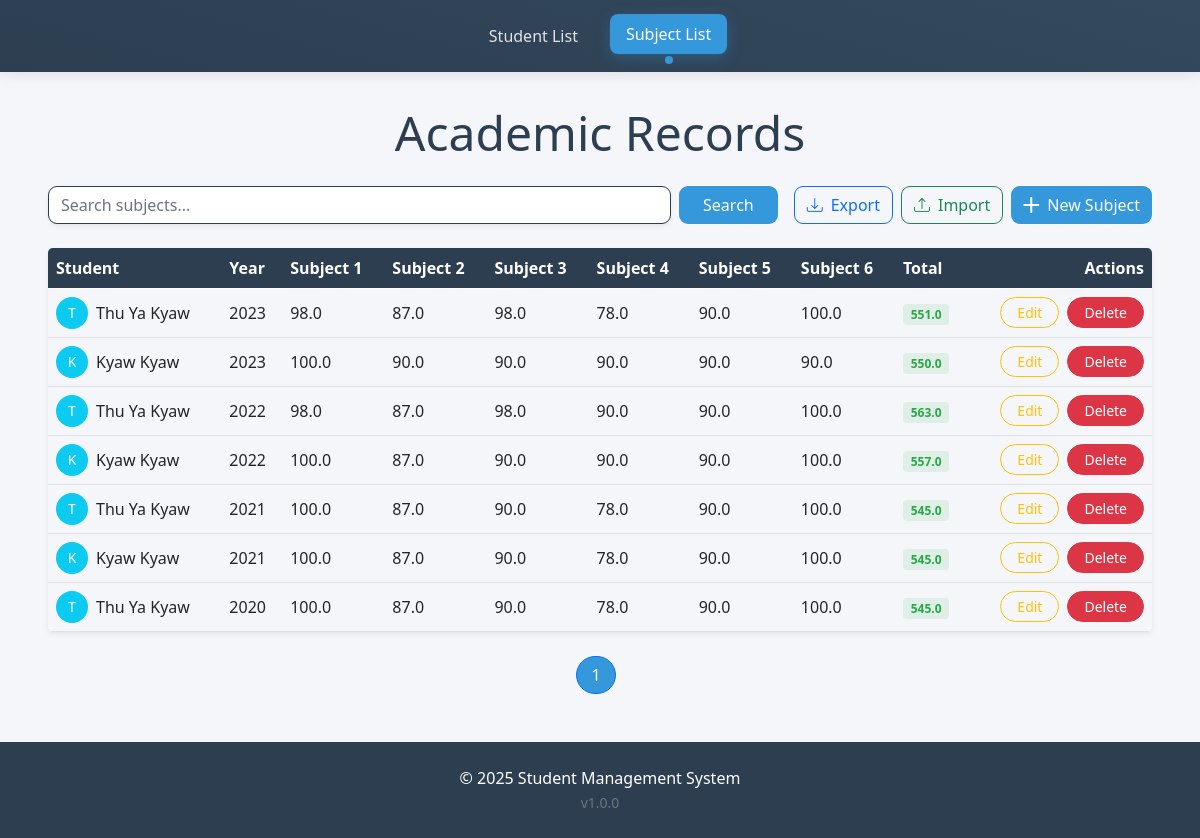
Page /management/subjects/ on the committed database.
### student_app/models.py (models this page shows, shortened)
class Subject(models.Model):
    student = models.ForeignKey(Student, on_delete=models.CASCADE)
    year = models.IntegerField()
    subject1_marks = models.FloatField()
    subject2_marks = models.FloatField()
    subject3_marks = models.FloatField()
    subject4_marks = models.FloatField()
    subject5_marks = models.FloatField()
    subject6_marks = models.FloatField()
    @property
    def total_marks(self):
        return self.subject1_marks + self.subject2_marks + self.subject3_marks + self.subject4_marks + self.subject5_marks + self.subject6_marks

class Student(models.Model):
    name = models.CharField(max_length=100)
    dob = models.DateField()  # Date of Birth
    nrc = models.CharField(max_length=50, unique=True)  # National Registration Card number (assuming it's unique)
    father_name = models.CharField(max_length=100)
    mother_name = models.CharField(max_length=100)
    phone = models.CharField(max_length=15)  # Phone number
    address = models.TextField()  # Long address details
    grade = models.CharField(max_length=10)  # Grade (A, B, etc.)
    country = models.CharField(max_length=100)
    class Meta:
        verbose_name = "Student"
        verbose_name_plural = "Students"

### student_app/views.py (the view)
# urls.py: path('subjects/', views.subject_list, name='subject_list'),
def subject_list(request):
    query = request.GET.get('q', '')  # Get the search query from the URL
    subjects = Subject.objects.all()
    if query:
        subjects = subjects.filter(student__name__icontains=query)  # Filter subjects by student name
    paginator = Paginator(subjects, 10)
    page_number = request.GET.get('page')
    page_obj = paginator.get_page(page_number)
    return render(request, 'subject/subject_list.html', {'page_obj': page_obj, 'query': query})

### templates/subject/subject_list.html (shortened to what this page needs)
{% extends 'base.html' %}
{% block content %}
<div class="container-main">
  <h2 class="display-5 text-center mb-4" style="color: var(--primary-color);">Academic Records</h2>
  <div class="d-flex flex-column flex-md-row justify-content-between gap-3 mb-4">
    <form method="get" class="d-flex gap-2 flex-grow-1">
      <input type="text" name="q" value="{{ query }}" placeholder="Search subjects..."
        class="form-control search-input shadow-sm" style="border-radius: 9px; border: 1px solid var(--primary-color);">
      <button type="submit" class="btn btn-primary px-4"
        style="border-radius: 9px; background: var(--secondary-color); border: none;">
        Search
      </button>
    </form>
    <div class="d-flex gap-2 justify-content-end">
      <a href="{% url 'export_subjects' %}" class="btn btn-outline-primary d-flex align-items-center gap-2"
        style="border-radius: 9px;">
        <i class="bi bi-download"></i> Export
      </a>
      <a href="{% url 'import_subjects' %}" class="btn btn-outline-success d-flex align-items-center gap-2"
        style="border-radius: 9px;">
        <i class="bi bi-upload"></i> Import
      </a>
      <a href="{% url 'create_subject' %}" class="btn btn-primary d-flex align-items-center gap-2"
        style="border-radius: 9px; background: var(--secondary-color); border: none;">
        <i class="bi bi-plus-lg"></i> New Subject
      </a>
    </div>
  </div>
  <div class="table-responsive rounded-3 shadow-sm d-none d-md-block">
    <table class="table table-hover align-middle mb-0">
      <thead class="sticky-top" style="background: var(--primary-color); color: white;">
        <tr>
          <th>Student</th>
          <th>Year</th>
          <th>Subject 1</th>
          <th>Subject 2</th>
          <th>Subject 3</th>
          <th>Subject 4</th>
          <th>Subject 5</th>
          <th>Subject 6</th>
          <th>Total</th>
          <th class="text-end">Actions</th>
        </tr>
      </thead>
      <tbody>
        {% for subject in page_obj %}
        <tr>
          <td>
            <div class="d-flex align-items-center gap-2">
              <div class="avatar-sm bg-info text-white rounded-circle d-flex align-items-center justify-content-center">
                {{ subject.student.name|first }}
              </div>
              {{ subject.student.name }}
            </div>
          </td>
          <td>{{ subject.year }}</td>
          <td class="{% if subject.subject1_marks < 40 %}text-danger{% endif %}">
            {{ subject.subject1_marks }}
          </td>
          <td class="{% if subject.subject2_marks < 40 %}text-danger{% endif %}">
            {{ subject.subject2_marks }}
          </td>
          <td class="{% if subject.subject3_marks < 40 %}text-danger{% endif %}">
            {{ subject.subject3_marks }}
          </td>
          <td class="{% if subject.subject4_marks < 40 %}text-danger{% endif %}">
            {{ subject.subject4_marks }}
          </td>
          <td class="{% if subject.subject5_marks < 40 %}text-danger{% endif %}">
            {{ subject.subject5_marks }}
          </td>
          <td class="{% if subject.subject6_marks < 40 %}text-danger{% endif %}">
            {{ subject.subject6_marks }}
          </td>
          <td>
            <span class="badge bg-success-subtle text-success">
              {{ subject.total_marks }}
            </span>
          </td>
          <td class="text-end">
            <div class="d-flex gap-2 justify-content-end">
              <a href="{% url 'edit_subject' subject.id %}" class="btn btn-sm btn-outline-warning px-3"
                style="border-radius: 20px;">
                Edit
              </a>
              <a href="{% url 'delete_subject' subject.id %}" class="btn btn-sm btn-danger px-3"
                style="border-radius: 20px;">
                Delete
              </a>
            </div>
          </td>
        </tr>
        {% endfor %}
      </tbody>
    </table>
  </div>
  <nav class="mt-4">
    <ul class="pagination justify-content-center">
      {% for num in page_obj.paginator.page_range %}
      {% if page_obj.number == num %}
      <li class="page-item active">
        <span class="page-link" style="border-radius: 20px; margin-right: 8px; background: var(--secondary-color);">
          {{ num }}
        </span>
      </li>
      {% else %}
      <li class="page-item">
        <a class="page-link" href="?page={{ num }}&q={{ query }}" style="border-radius: 20px; margin-right: 8px;">
          {{ num }}
        </a>
      </li>
      {% endif %}
      {% endfor %}
    </ul>
  </nav>
</div>
{% endblock %}

### templates/base.html (style rules this page uses)
:root { --primary-color: #2c3e50; --secondary-color: #3498db; --accent-color: #e74c3c; --light-bg: #f5f6fa; }
body { background-color: var(--light-bg); font-family: 'Segoe UI', system-ui, -apple-system, sans-serif; min-height: 100vh; display: flex; flex-direction: column; }
.container-main { max-width: 1200px; margin: 0 auto; padding: 0 1.5rem; }

### templates/subject/subject_list.html (style rules this page uses)
.avatar-sm { width: 32px; height: 32px; font-size: 14px; }
.badge.bg-success-subtle { background-color: rgba(40, 167, 69, 0.1) !important; color: #28a745 !important; padding: 0.35em 0.65em; }
.page-link { color: var(--primary-color); border: 1px solid var(--primary-color); min-width: 40px; text-align: center; }

### rows in the picture
Subject: student.name|first "T", student.name "Thu Ya Kyaw", year "2023", subject1_marks "98.0", subject2_marks "87.0", subject3_marks "98.0", subject4_marks "78.0", subject5_marks "90.0", subject6_marks "100.0", total_marks "551.0"
Subject: student.name|first "K", student.name "Kyaw Kyaw", year "2023", subject1_marks "100.0", subject2_marks "90.0", subject3_marks "90.0", subject4_marks "90.0", subject5_marks "90.0", subject6_marks "90.0", total_marks "550.0"
Subject: student.name|first "T", student.name "Thu Ya Kyaw", year "2022", subject1_marks "98.0", subject2_marks "87.0", subject3_marks "98.0", subject4_marks "90.0", subject5_marks "90.0", subject6_marks "100.0", total_marks "563.0"
Subject: student.name|first "K", student.name "Kyaw Kyaw", year "2022", subject1_marks "100.0", subject2_marks "87.0", subject3_marks "90.0", subject4_marks "90.0", subject5_marks "90.0", subject6_marks "100.0", total_marks "557.0"
Subject: student.name|first "T", student.name "Thu Ya Kyaw", year "2021", subject1_marks "100.0", subject2_marks "87.0", subject3_marks "90.0", subject4_marks "78.0", subject5_marks "90.0", subject6_marks "100.0", total_marks "545.0"
Subject: student.name|first "K", student.name "Kyaw Kyaw", year "2021", subject1_marks "100.0", subject2_marks "87.0", subject3_marks "90.0", subject4_marks "78.0", subject5_marks "90.0", subject6_marks "100.0", total_marks "545.0"
Subject: student.name|first "T", student.name "Thu Ya Kyaw", year "2020", subject1_marks "100.0", subject2_marks "87.0", subject3_marks "90.0", subject4_marks "78.0", subject5_marks "90.0", subject6_marks "100.0", total_marks "545.0"

### other values in the picture
{{ num }} "1"
